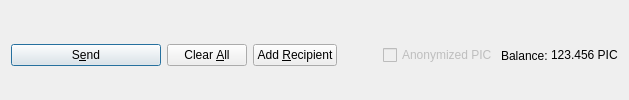
         <widget class="QFrame" name="frame_Send">
          <layout class="QHBoxLayout" name="horizontalLayout">
           <property name="bottomMargin">
            <number>0</number>
           </property>
           <item>
            <widget class="QPushButton" name="sendButton">
             <property name="minimumSize">
              <size>
               <width>150</width>
               <height>0</height>
              </size>
             </property>
             <property name="toolTip">
              <string>Confirm the send action</string>
             </property>
             <property name="text">
              <string>S&amp;end</string>
             </property>
             <property name="icon">
              <iconset resource="../pictureex.qrc">
               <normaloff>:/icons/send</normaloff>:/icons/send</iconset>
             </property>
             <property name="autoDefault">
              <bool>false</bool>
             </property>
             <property name="default">
              <bool>true</bool>
             </property>
            </widget>
           </item>
           <item>
            <widget class="QPushButton" name="clearButton">
             <property name="sizePolicy">
              <sizepolicy hsizetype="Minimum" vsizetype="Fixed">
               <horstretch>0</horstretch>
               <verstretch>0</verstretch>
              </sizepolicy>
             </property>
             <property name="toolTip">
              <string>Clear all fields of the form.</string>
             </property>
             <property name="text">
              <string>Clear &amp;All</string>
             </property>
             <property name="icon">
              <iconset resource="../pictureex.qrc">
               <normaloff>:/icons/remove</normaloff>:/icons/remove</iconset>
             </property>
             <property name="autoDefault">
              <bool>false</bool>
             </property>
            </widget>
           </item>
           <item>
            <widget class="QPushButton" name="addButton">
             <property name="toolTip">
              <string>Send to multiple recipients at once</string>
             </property>
             <property name="text">
              <string>Add &amp;Recipient</string>
             </property>
             <property name="icon">
              <iconset resource="../pictureex.qrc">
               <normaloff>:/icons/add</normaloff>:/icons/add</iconset>
             </property>
             <property name="autoDefault">
              <bool>false</bool>
             </property>
            </widget>
           </item>
           <item>
            <spacer name="horizontalSpacer">
             <property name="orientation">
              <enum>Qt::Horizontal</enum>
             </property>
             <property name="sizeHint" stdset="0">
              <size>
               <width>40</width>
               <height>20</height>
              </size>
             </property>
            </spacer>
           </item>
           <item>
            <layout class="QHBoxLayout" name="horizontalLayout_2">
             <property name="spacing">
              <number>3</number>
             </property>
             <item>
              <widget class="QCheckBox" name="checkzpic">
               <property name="enabled">
                <bool>false</bool>
               </property>
               <property name="text">
                <string>Anonymized PIC</string>
               </property>
              </widget>
             </item>
             <item>
              <widget class="QLabel" name="label">
               <property name="text">
                <string>Balance:</string>
               </property>
              </widget>
             </item>
             <item>
              <widget class="QLabel" name="labelBalance">
               <property name="sizePolicy">
                <sizepolicy hsizetype="Preferred" vsizetype="Fixed">
                 <horstretch>0</horstretch>
                 <verstretch>0</verstretch>
                </sizepolicy>
               </property>
               <property name="cursor">
                <cursorShape>IBeamCursor</cursorShape>
               </property>
               <property name="text">
                <string notr="true">123.456 PIC</string>
               </property>
               <property name="textInteractionFlags">
                <set>Qt::LinksAccessibleByMouse|Qt::TextSelectableByKeyboard|Qt::TextSelectableByMouse</set>
               </property>
              </widget>
             </item>
            </layout>
           </item>
          </layout>
         </widget>
